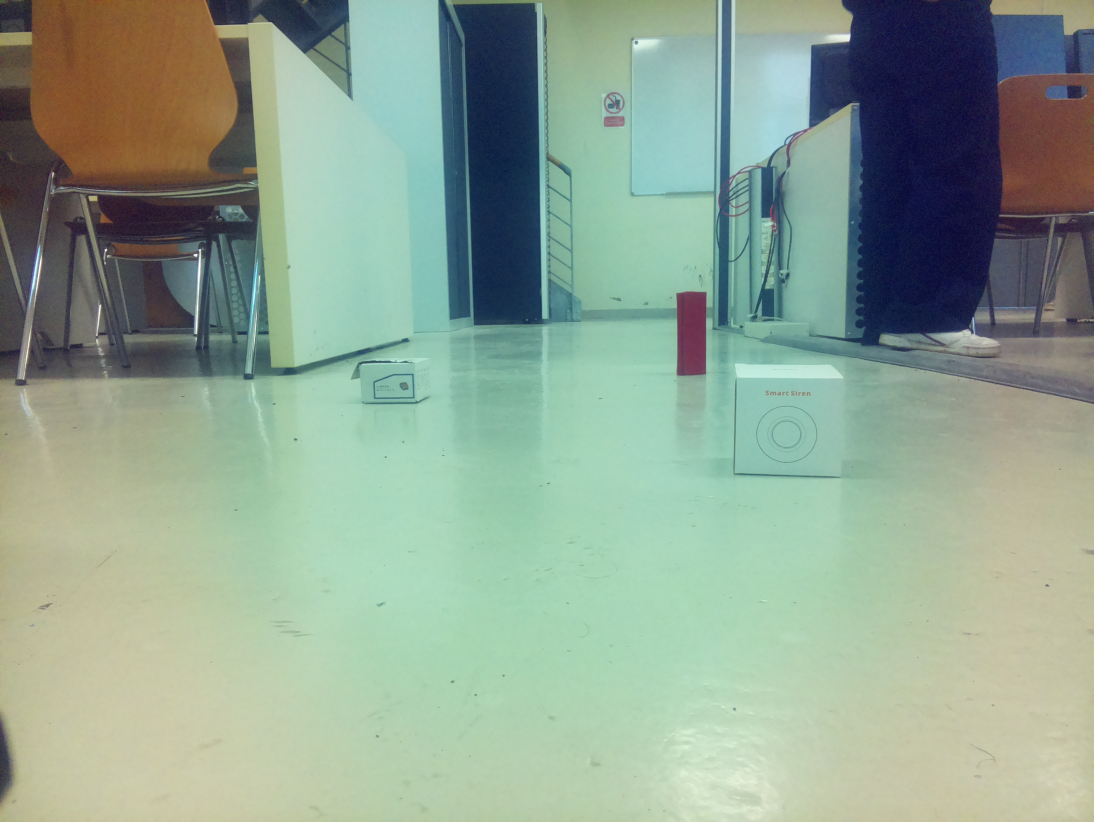
#> input picture Pictures/photo_haute_qualite.jpg, 3280 x 2464 px (shown at 1/3 size)
$ python -i camera_stream_obstacle_detection.py   (imports and definitions only)   (older library calls are emulated)
#> lines starting #> are read from the running program, lines starting #| are printed output that depends on the picture; after the words box and inside, x2 and y2 are one past the last pixel; in counts of white or black regions, pixels touching at a corner belong together
#!/usr/bin/env python3
"""
Script de Streaming Vidéo MJPEG avec Détection d'Obstacles - V1
Détecte les obstacles au sol devant l'hexapode
Accessible en SSH: ssh -L 8080:localhost:8080 user@rpi_ip
"""

import os
import cv2
import numpy as np
import threading
import time
import logging
import subprocess
from http.server import HTTPServer, BaseHTTPRequestHandler
import argparse
from datetime import datetime
import tempfile
import signal
import sys

# Configuration du logging
# [4 lines not run here, left out]
logger = logging.getLogger(__name__)


class CameraStreamRPiCAM:
    """Capture vidéo via rpicam-jpeg en continu"""

    # [139 lines left out: functions __init__, _start_camera_stream, _capture_loop, get_frame, stop, not called in this run]


class ObstacleDetector:
    """
    Détection d'obstacles au sol pour hexapode

    Méthodes utilisées:
    1. Détection de contours (edges)
    2. Analyse de différence de couleur par rapport au sol
    3. Détection de changements de texture
    4. Zone d'intérêt (ROI) focalisée sur le sol devant
    """

    def __init__(self,
                 min_obstacle_area=500,
                 edge_threshold_low=50,
                 edge_threshold_high=150,
                 roi_top_percent=0.4,
                 roi_bottom_percent=0.95,
                 ground_sample_height=30,
                 color_diff_threshold=40,
                 enabled=True):
        """
        Paramètres:
        - min_obstacle_area: Surface minimum pour considérer un obstacle (pixels²)
        - edge_threshold_low/high: Seuils pour Canny edge detection
        - roi_top_percent: Début de la zone d'intérêt (% depuis le haut)
        - roi_bottom_percent: Fin de la zone d'intérêt
        - ground_sample_height: Hauteur de la zone pour échantillonner la couleur du sol
        - color_diff_threshold: Seuil de différence de couleur pour détecter un obstacle
        """
        self.min_obstacle_area = min_obstacle_area
        self.edge_threshold_low = edge_threshold_low
        self.edge_threshold_high = edge_threshold_high
        self.roi_top_percent = roi_top_percent
        self.roi_bottom_percent = roi_bottom_percent
        self.ground_sample_height = ground_sample_height
        self.color_diff_threshold = color_diff_threshold
        self.enabled = enabled

        # Couleur de référence du sol (sera mise à jour dynamiquement)
        self.ground_color_hsv = None
        self.ground_color_lab = None

        # Historique pour stabilisation
        self.obstacle_history = []
        self.history_size = 5

        logger.info("✓ Détecteur d'obstacles initialisé")
        logger.info(f"  - Surface min obstacle: {min_obstacle_area} px²")
        logger.info(f"  - Zone ROI: {roi_top_percent*100:.0f}% - {roi_bottom_percent*100:.0f}%")

    def _get_roi(self, frame):
        """Extrait la région d'intérêt (le sol devant l'hexapode)"""
        h, w = frame.shape[:2]
        top = int(h * self.roi_top_percent)
        bottom = int(h * self.roi_bottom_percent)
        return frame[top:bottom, :], top, bottom

    def _sample_ground_color(self, frame):
        """
        Échantillonne la couleur du sol en bas de l'image
        (zone supposée être du sol sans obstacle)
        """
        h, w = frame.shape[:2]

        # Zone d'échantillonnage: bas de l'image, partie centrale
        sample_top = h - self.ground_sample_height - 10
        sample_bottom = h - 10
        sample_left = w // 4
        sample_right = 3 * w // 4

        ground_sample = frame[sample_top:sample_bottom, sample_left:sample_right]

        # Convertir en HSV et LAB pour analyse couleur robuste
        hsv = cv2.cvtColor(ground_sample, cv2.COLOR_BGR2HSV)
        lab = cv2.cvtColor(ground_sample, cv2.COLOR_BGR2LAB)

        # Calculer la couleur moyenne
        self.ground_color_hsv = np.mean(hsv, axis=(0, 1))
        self.ground_color_lab = np.mean(lab, axis=(0, 1))

        return ground_sample

    def _detect_by_color_difference(self, roi, roi_hsv, roi_lab):
        """Détecte les zones différentes du sol par couleur"""
        if self.ground_color_lab is None:
            return np.zeros(roi.shape[:2], dtype=np.uint8)

        # Calcul de la différence en espace LAB (plus perceptuellement uniforme)
        diff = np.abs(roi_lab.astype(np.float32) - self.ground_color_lab)

        # Pondération des canaux L, A, B
        weighted_diff = diff[:, :, 0] * 0.3 + diff[:, :, 1] * 0.4 + diff[:, :, 2] * 0.3

        # Seuillage
        mask = (weighted_diff > self.color_diff_threshold).astype(np.uint8) * 255

        # Morphologie pour nettoyer
        kernel = cv2.getStructuringElement(cv2.MORPH_ELLIPSE, (5, 5))
        mask = cv2.morphologyEx(mask, cv2.MORPH_OPEN, kernel)
        mask = cv2.morphologyEx(mask, cv2.MORPH_CLOSE, kernel)

        return mask

    def _detect_by_edges(self, roi_gray):
        """Détecte les contours potentiels d'obstacles"""
        # Flou gaussien pour réduire le bruit
        blurred = cv2.GaussianBlur(roi_gray, (5, 5), 0)

        # Détection de contours Canny
        edges = cv2.Canny(blurred, self.edge_threshold_low, self.edge_threshold_high)

        # Dilatation pour connecter les contours proches
        kernel = cv2.getStructuringElement(cv2.MORPH_RECT, (3, 3))
        edges = cv2.dilate(edges, kernel, iterations=2)

        return edges

    # [19 lines left out: function _detect_by_texture, not called in this run]

    def _find_obstacles(self, combined_mask, roi_top):
        """Trouve les contours et classifie les obstacles"""
        obstacles = []

        contours, _ = cv2.findContours(combined_mask, cv2.RETR_EXTERNAL, cv2.CHAIN_APPROX_SIMPLE)

        for contour in contours:
            area = cv2.contourArea(contour)

            if area < self.min_obstacle_area:
                continue

            # Bounding box
            x, y, w, h = cv2.boundingRect(contour)

            # Ajuster Y pour les coordonnées globales
            y_global = y + roi_top

            # Calculer le centre
            cx = x + w // 2
            cy = y_global + h // 2

            # Estimer la distance (basé sur la position Y - plus bas = plus proche)
            # Normaliser entre 0 (loin) et 1 (proche)
            distance_score = (cy - roi_top) / (combined_mask.shape[0])

            # Classifier la taille de l'obstacle
            if area < 1000:
                size_class = "petit"
            elif area < 5000:
                size_class = "moyen"
            else:
                size_class = "grand"

            # Classifier la position
            frame_third = combined_mask.shape[1] // 3
            if cx < frame_third:
                position = "gauche"
            elif cx > 2 * frame_third:
                position = "droite"
            else:
                position = "centre"

            obstacles.append({
                'bbox': (x, y_global, w, h),
                'center': (cx, cy),
                'area': area,
                'size_class': size_class,
                'position': position,
                'distance_score': distance_score,
                'contour': contour
            })

        # Trier par proximité (distance_score décroissant)
        obstacles.sort(key=lambda o: o['distance_score'], reverse=True)

        return obstacles

    def _get_danger_level(self, obstacles):
        """Évalue le niveau de danger global"""
        if not obstacles:
            return "LIBRE", (0, 255, 0)  # Vert

        # Vérifier les obstacles proches au centre
        for obs in obstacles:
            if obs['distance_score'] > 0.7 and obs['position'] == "centre":
                return "DANGER", (0, 0, 255)  # Rouge
            if obs['distance_score'] > 0.5 and obs['size_class'] in ["moyen", "grand"]:
                return "ATTENTION", (0, 165, 255)  # Orange

        return "OBSTACLE", (0, 255, 255)  # Jaune

    def detect(self, frame):
        """
        Détecte les obstacles dans l'image

        Returns:
            frame: Image annotée
            obstacles: Liste des obstacles détectés
            danger_level: Niveau de danger
        """
        if not self.enabled:
            return frame, [], ("DÉSACTIVÉ", (128, 128, 128))

        try:
            h, w = frame.shape[:2]

            # Échantillonner la couleur du sol
            self._sample_ground_color(frame)

            # Extraire la ROI
            roi, roi_top, roi_bottom = self._get_roi(frame)

            # Convertir en différents espaces colorimétriques
            roi_gray = cv2.cvtColor(roi, cv2.COLOR_BGR2GRAY)
            roi_hsv = cv2.cvtColor(roi, cv2.COLOR_BGR2HSV)
            roi_lab = cv2.cvtColor(roi, cv2.COLOR_BGR2LAB)

            # Méthode 1: Différence de couleur
            color_mask = self._detect_by_color_difference(roi, roi_hsv, roi_lab)

            # Méthode 2: Détection de contours
            edge_mask = self._detect_by_edges(roi_gray)

            # Méthode 3: Analyse de texture (optionnel, peut être désactivé pour performance)
            # texture_mask = self._detect_by_texture(roi_gray)

            # Combiner les masques
            combined_mask = cv2.bitwise_or(color_mask, edge_mask)
            # combined_mask = cv2.bitwise_or(combined_mask, texture_mask)

            # Nettoyage final
            kernel = cv2.getStructuringElement(cv2.MORPH_ELLIPSE, (7, 7))
            combined_mask = cv2.morphologyEx(combined_mask, cv2.MORPH_CLOSE, kernel)
            combined_mask = cv2.morphologyEx(combined_mask, cv2.MORPH_OPEN, kernel)

            # Trouver les obstacles
            obstacles = self._find_obstacles(combined_mask, roi_top)

            # Évaluer le danger
            danger_level, danger_color = self._get_danger_level(obstacles)

            # Dessiner la zone ROI
            cv2.rectangle(frame, (0, roi_top), (w, roi_bottom), (100, 100, 100), 1)
            cv2.putText(frame, "Zone detection", (5, roi_top + 15),
                       cv2.FONT_HERSHEY_SIMPLEX, 0.4, (100, 100, 100), 1)

            # Dessiner les obstacles détectés
            for i, obs in enumerate(obstacles):
                x, y, bw, bh = obs['bbox']
                color = danger_color

                # Rectangle autour de l'obstacle
                cv2.rectangle(frame, (x, y), (x + bw, y + bh), color, 2)

                # Label
                label = f"{obs['size_class']} - {obs['position']}"
                cv2.putText(frame, label, (x, y - 5),
                           cv2.FONT_HERSHEY_SIMPLEX, 0.5, color, 1)

                # Indicateur de distance
                dist_bar_width = int(obs['distance_score'] * 50)
                cv2.rectangle(frame, (x, y + bh + 2), (x + dist_bar_width, y + bh + 8), color, -1)

            # Indicateur de danger global
            cv2.rectangle(frame, (w - 120, 10), (w - 10, 40), danger_color, -1)
            cv2.putText(frame, danger_level, (w - 115, 32),
                       cv2.FONT_HERSHEY_SIMPLEX, 0.6, (0, 0, 0), 2)

            # Ligne de référence du sol
            cv2.line(frame, (0, h - self.ground_sample_height - 10),
                    (w, h - self.ground_sample_height - 10), (255, 255, 0), 1)
            cv2.putText(frame, "Ref. sol", (5, h - self.ground_sample_height - 15),
                       cv2.FONT_HERSHEY_SIMPLEX, 0.3, (255, 255, 0), 1)

            return frame, obstacles, (danger_level, danger_color)

        except Exception as e:
            logger.error(f"Erreur détection: {e}")
            import traceback
            traceback.print_exc()
            return frame, [], ("ERREUR", (128, 0, 128))


class MJPEGStreamHandler(BaseHTTPRequestHandler):
    """Handler HTTP pour le stream MJPEG"""

    shared_frame = None
    shared_lock = threading.Lock()
    shared_stats = {'fps': 0, 'timestamp': '', 'obstacles': 0, 'danger': 'INIT'}

    # [184 lines left out: functions do_GET, send_index, send_status, send_mjpeg_stream, not called in this run]

    def log_message(self, format, *args):
        """Supprime les logs HTTP verbeux"""
        return


class HexapodeObstacleStreamer:
    """Orchestrateur principal pour la détection d'obstacles"""

    # [146 lines left out: functions __init__, process_frames, run, stop, signal_handler, main, not called in this run]


# [2 lines not run here, left out]

>>> import cv2
>>> picture = cv2.imread('../Pictures/photo_haute_qualite.jpg')
#> picture is the input picture: shape (2464, 3280, 3); mean B, G, R 146.7, 163.7, 143.4
>>> result = ObstacleDetector().detect(picture)
#> in _sample_ground_color, `self.ground_color_hsv = np.mean(hsv, axis=(0, 1))`: self.ground_color_hsv = [45.68, 40.41, 207.2]
#> in _sample_ground_color, `self.ground_color_lab = np.mean(lab, axis=(0, 1))`: self.ground_color_lab = [207.1, 116.4, 142.3]
#> in detect, `roi, roi_top, roi_bottom = self._get_roi(frame)`:
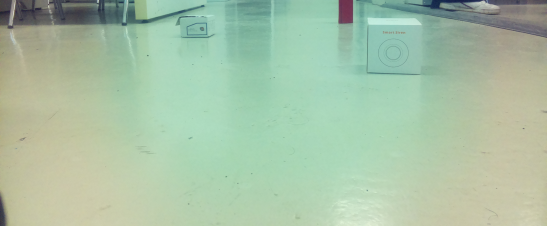
#> roi: shape (1355, 3280, 3) (shown at 1/6 size); mean B, G, R 166.6, 193.3, 168.1
#> in detect, `roi, roi_top, roi_bottom = self._get_roi(frame)`: roi_top = 985; roi_bottom = 2340
#> in detect, `roi_gray = cv2.cvtColor(roi, cv2.COLOR_BGR2GRAY)`:
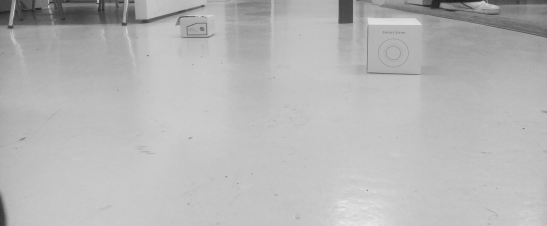
#> roi_gray: shape (1355, 3280) (shown at 1/6 size); min 17, max 251, mean 182.7
#> in _detect_by_color_difference, `weighted_diff = diff[:, :, 0] * 0.3 + diff[:, :, 1] * 0.4 + diff[:, :,..`:
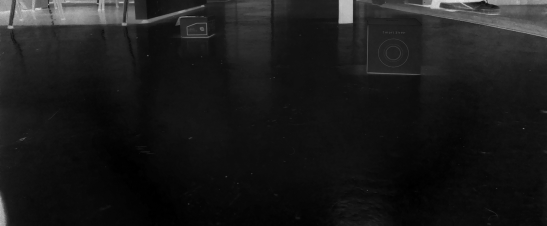
#> weighted_diff: shape (1355, 3280) float64 (shown at 1/6 size); min 0.272, max 82.58, mean 8.8; drawn with min black and max white
#> in _detect_by_color_difference, `mask = (weighted_diff > self.color_diff_threshold).astype(np.uint8) * ..`:
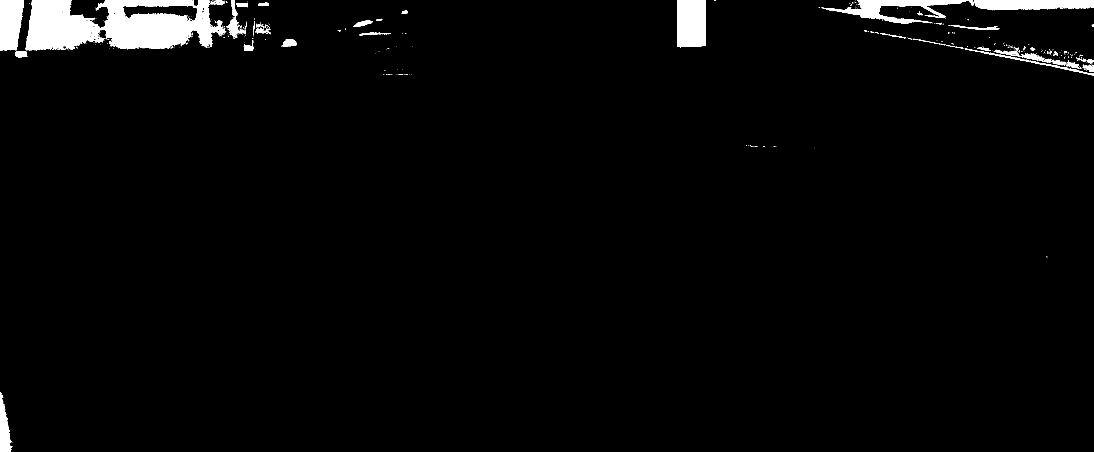
#> mask: shape (1355, 3280) (shown at 1/3 size); 2.7% white; 366 white regions (313 under 20 px), largest, box (x1, y1, x2, y2) and area: (76, 0, 679, 151) 60405, (2032, 0, 2118, 142) 11881, (2464, 0, 2921, 71) 10252
#> in _detect_by_color_difference, `mask = cv2.morphologyEx(mask, cv2.MORPH_OPEN, kernel)`:
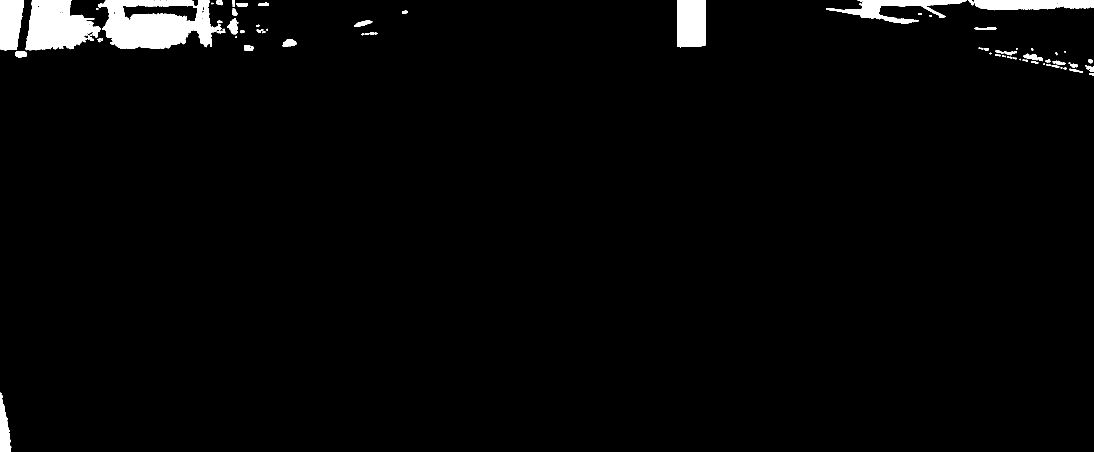
#> mask: shape (1355, 3280) (shown at 1/3 size); 2.5% white; 80 white regions (13 under 20 px), largest, box (x1, y1, x2, y2) and area: (295, 0, 665, 147) 35062, (76, 0, 302, 151) 22982, (2032, 0, 2118, 142) 11873
#> in _detect_by_edges, `edges = cv2.dilate(edges, kernel, iterations=2)`:
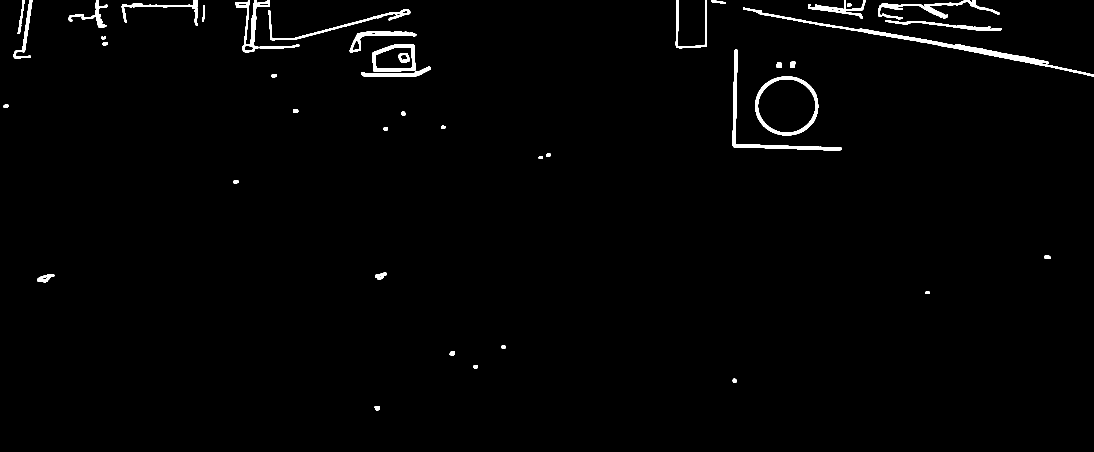
#> edges: shape (1355, 3280) (shown at 1/3 size); 1.3% white; 45 white regions, largest, box (x1, y1, x2, y2) and area: (2229, 23, 3280, 229) 9798, (2198, 148, 2525, 451) 5676, (2266, 229, 2455, 406) 5208
#> in detect, `combined_mask = cv2.morphologyEx(combined_mask, cv2.MORPH_OPEN, kernel)`:
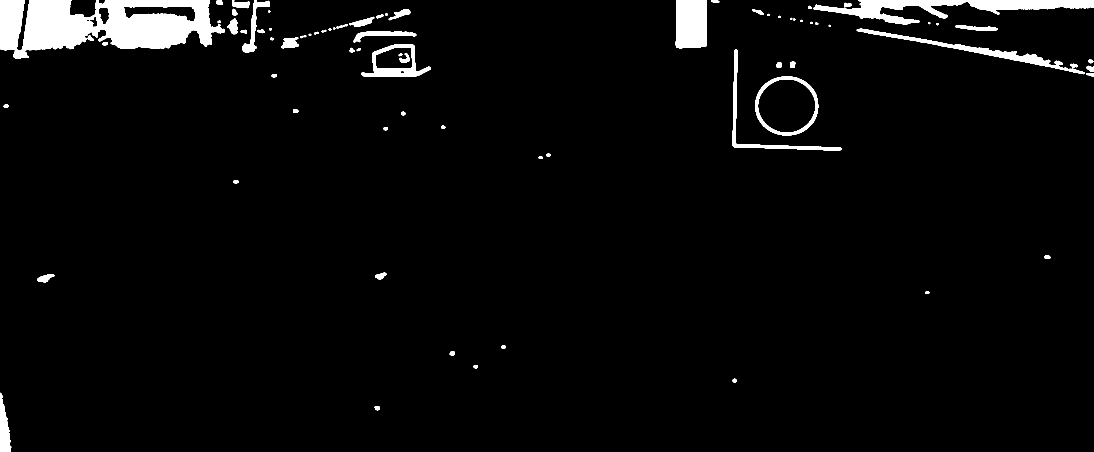
#> combined_mask: shape (1355, 3280) (shown at 1/3 size); 3.6% white; 80 white regions
#> in _find_obstacles, `contours, _ = cv2.findContours(combined_mask, cv2.RETR_EXTERNAL, cv2.C..`: contours = 78 contours; largest, box (x1, y1, x2, y2) and area: (0, 0, 675, 175) 79722, (2266, 229, 2455, 406) 26352, (2440, 0, 3280, 73) 22074, (2027, 0, 2121, 145) 12876, (1084, 134, 1292, 230) 11955
#> the loop in _find_obstacles, `for contour in contours:` made 78 passes
#> (area, x, y, w, h, y_global, cx, cy) on passes 2, 8, 19, 27, 30, 33, 39, 43: (3479, 0, 1178, 34, 177, 2163, 17, 2251), (686.5, 111, 822, 52, 25, 1807, 137, 1819), (26352.5, 2266, 229, 189, 177, 1214, 2360, 1302), (5059.5, 2198, 148, 327, 303, 1133, 2361, 1284), (11955, 1084, 134, 208, 96, 1119, 1188, 1167), (1119, 844, 111, 53, 34, 1096, 870, 1113), (2114.5, 1060, 93, 189, 35, 1078, 1154, 1095), (8506, 2570, 86, 684, 137, 1071, 2912, 1139)
#> after the loop in _find_obstacles, `for contour in contours:`: obstacles = 17 items
#> the loop in _get_danger_level, `for obs in obstacles:` made 1 pass
#> in detect, `danger_level, danger_color = self._get_danger_level(obstacles)`: danger_level = 'ATTENTION'; danger_color = (0, 165, 255)
#> the loop in detect, `for i, obs in enumerate(obstacles):` made 17 passes
#> (x, y, bw, bh, label, dist_bar_width) on passes 1 to 8: (0, 2163, 34, 177, 'moyen - gauche', 46), (111, 1807, 52, 25, 'petit - gauche', 30), (2266, 1214, 189, 177, 'grand - droite', 11), (2198, 1133, 327, 303, 'grand - droite', 11), (1084, 1119, 208, 96, 'grand - centre', 6), (2570, 1071, 684, 137, 'grand - droite', 5), (844, 1096, 53, 34, 'moyen - gauche', 4), (1060, 1078, 189, 35, 'moyen - centre', 4)
